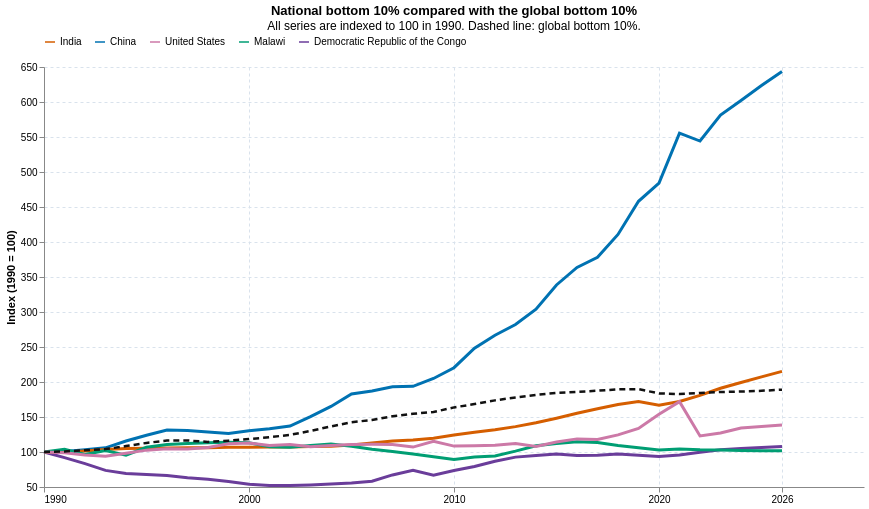

The notebook cell saved with this chart:
### Markdown cell above
## Idea. The national bottom 10%

This visualization compares the mean welfare of the poorest 10% within India, China, the United States, and Malawi. Each country is indexed to 100 in 1990, so the chart shows whether the poorest group in each country improved at a similar pace over time.

This is a country-level comparison, not a comparison of the global deciles above.

### Code cell
country_codes = {
    'IND': 'India',
    'CHN': 'China',
    'USA': 'United States',
    'MWI': 'Malawi',
    'COD': 'Democratic Republic of the Congo',
}

country_bottom10 = (
    bins[
        bins['code'].isin(country_codes)
        & bins['year'].between(START_YEAR, END_YEAR)
        & bins['quantile'].le(100)
    ]
    .groupby(['code', 'year'], as_index=False)
    .agg(bottom10_welfare=('welf_b', 'mean'))
)
country_bottom10['country'] = country_bottom10['code'].map(country_codes)

country_base = (
    country_bottom10[country_bottom10['year'] == START_YEAR]
    .set_index('code')['bottom10_welfare']
)
country_bottom10['index_1990'] = (
    100 * country_bottom10['bottom10_welfare']
    / country_bottom10['code'].map(country_base)
)

global_bottom10 = deciles[deciles['decile'] == 1][['year', 'mean_welf']].copy()
global_base = global_bottom10.set_index('year')['mean_welf'].loc[START_YEAR]
global_bottom10['index_1990'] = 100 * global_bottom10['mean_welf'] / global_base

country_colors = {
    'India': '#D55E00',
    'China': '#0072B2',
    'United States': '#CC79A7',
    'Malawi': '#009E73',
    'Democratic Republic of the Congo': '#6A3D9A',
}
country_order = list(country_colors)

country_lines = alt.Chart(country_bottom10).mark_line(strokeWidth=3).encode(
    x=alt.X(
        'year:Q',
        title=None,
        scale=alt.Scale(domain=[START_YEAR, END_YEAR]),
        axis=alt.Axis(format='d', values=[1990, 2000, 2010, 2020, 2026]),
    ),
    y=alt.Y(
        'index_1990:Q',
        title='Index (1990 = 100)',
        scale=alt.Scale(zero=False),
    ),
    color=alt.Color(
        'country:N',
        title=None,
        scale=alt.Scale(domain=country_order, range=list(country_colors.values())),
        legend=alt.Legend(orient='top'),
    ),
    tooltip=[
        alt.Tooltip('year:O', title='Year'),
        alt.Tooltip('country:N', title='Country'),
        alt.Tooltip('bottom10_welfare:Q', title='National bottom 10% welfare', format='.2f'),
        alt.Tooltip('index_1990:Q', title='Index', format='.1f'),
    ],
)

global_line = alt.Chart(global_bottom10).mark_line(
    color='#111111',
    strokeDash=[6, 4],
    strokeWidth=2.5,
).encode(
    x=alt.X('year:Q'),
    y=alt.Y('index_1990:Q'),
    tooltip=[
        alt.Tooltip('year:O', title='Year'),
        alt.Tooltip('mean_welf:Q', title='Global bottom 10% welfare', format='.2f'),
        alt.Tooltip('index_1990:Q', title='Global index', format='.1f'),
    ],
)

country_chart = (
    (country_lines + global_line)
    .properties(
        width=820,
        height=420,
        title=alt.TitleParams(
            'National bottom 10% compared with the global bottom 10%',
            subtitle='All series are indexed to 100 in 1990. Dashed line: global bottom 10%.',
        ),
    )
    .configure_view(stroke=None)
    .configure_axis(grid=True, gridColor='#d9e2ec', gridDash=[3, 3])
)

country_chart.save(str(FIG_DIR / 'national_bottom10_index.png'), scale_factor=2)
country_chart

### Figure 1 — Vega-Lite specification as saved in the notebook (floating-point values rounded to 4 significant figures; data arrays with more than 128 entries replaced by an {"elided": "..."} marker saying what was removed)
{"config": {"view": {"continuousWidth": 300, "continuousHeight": 300, "stroke": null}, "axis": {"grid": true, "gridColor": "#d9e2ec", "gridDash": [3, 3]}}, "layer": [{"data": {"name": "data-9804d2ab1ae58654d288d4b38801b44f"}, "mark": {"type": "line", "strokeWidth": 3}, "encoding": {"color": {"field": "country", "legend": {"orient": "top"}, "scale": {"domain": ["India", "China", "United States", "Malawi", "Democratic Republic of the Congo"], "range": ["#D55E00", "#0072B2", "#CC79A7", "#009E73", "#6A3D9A"]}, "title": null, "type": "nominal"}, "tooltip": [{"field": "year", "title": "Year", "type": "ordinal"}, {"field": "country", "title": "Country", "type": "nominal"}, {"field": "bottom10_welfare", "format": ".2f", "title": "National bottom 10% welfare", "type": "quantitative"}, {"field": "index_1990", "format": ".1f", "title": "Index", "type": "quantitative"}], "x": {"axis": {"format": "d", "values": [1990, 2000, 2010, 2020, 2026]}, "field": "year", "scale": {"domain": [1990, 2026]}, "title": null, "type": "quantitative"}, "y": {"field": "index_1990", "scale": {"zero": false}, "title": "Index (1990 = 100)", "type": "quantitative"}}}, {"data": {"name": "data-ef58815c2f449a2e343e916406442317"}, "mark": {"type": "line", "color": "#111111", "strokeDash": [6, 4], "strokeWidth": 2.5}, "encoding": {"tooltip": [{"field": "year", "title": "Year", "type": "ordinal"}, {"field": "mean_welf", "format": ".2f", "title": "Global bottom 10% welfare", "type": "quantitative"}, {"field": "index_1990", "format": ".1f", "title": "Global index", "type": "quantitative"}], "x": {"field": "year", "type": "quantitative"}, "y": {"field": "index_1990", "type": "quantitative"}}}], "height": 420, "title": {"text": "National bottom 10% compared with the global bottom 10%", "subtitle": "All series are indexed to 100 in 1990. Dashed line: global bottom 10%."}, "width": 820, "$schema": "https://vega.github.io/schema/vega-lite/v6.4.1.json", "datasets": {"data-9804d2ab1ae58654d288d4b38801b44f": {"elided": "185 records"}, "data-ef58815c2f449a2e343e916406442317": [{"year": 1990, "mean_welf": 1.039, "index_1990": 100.0}, {"year": 1991, "mean_welf": 1.048, "index_1990": 100.9}, {"year": 1992, "mean_welf": 1.064, "index_1990": 102.5}, {"year": 1993, "mean_welf": 1.082, "index_1990": 104.2}, {"year": 1994, "mean_welf": 1.126, "index_1990": 108.4}, {"year": 1995, "mean_welf": 1.174, "index_1990": 113.0}, {"year": 1996, "mean_welf": 1.209, "index_1990": 116.3}, {"year": 1997, "mean_welf": 1.21, "index_1990": 116.4}, {"year": 1998, "mean_welf": 1.188, "index_1990": 114.4}, {"year": 1999, "mean_welf": 1.207, "index_1990": 116.2}, {"year": 2000, "mean_welf": 1.232, "index_1990": 118.6}, {"year": 2001, "mean_welf": 1.258, "index_1990": 121.1}, {"year": 2002, "mean_welf": 1.294, "index_1990": 124.5}, {"year": 2003, "mean_welf": 1.351, "index_1990": 130.1}, {"year": 2004, "mean_welf": 1.419, "index_1990": 136.6}, {"year": 2005, "mean_welf": 1.479, "index_1990": 142.4}, {"year": 2006, "mean_welf": 1.515, "index_1990": 145.8}, {"year": 2007, "mean_welf": 1.569, "index_1990": 151.0}, {"year": 2008, "mean_welf": 1.605, "index_1990": 154.5}, {"year": 2009, "mean_welf": 1.632, "index_1990": 157.1}, {"year": 2010, "mean_welf": 1.701, "index_1990": 163.7}, {"year": 2011, "mean_welf": 1.75, "index_1990": 168.4}, {"year": 2012, "mean_welf": 1.805, "index_1990": 173.8}, {"year": 2013, "mean_welf": 1.848, "index_1990": 177.9}, {"year": 2014, "mean_welf": 1.886, "index_1990": 181.6}, {"year": 2015, "mean_welf": 1.916, "index_1990": 184.4}, {"year": 2016, "mean_welf": 1.932, "index_1990": 186.0}, {"year": 2017, "mean_welf": 1.948, "index_1990": 187.5}, {"year": 2018, "mean_welf": 1.969, "index_1990": 189.5}, {"year": 2019, "mean_welf": 1.971, "index_1990": 189.7}, {"year": 2020, "mean_welf": 1.909, "index_1990": 183.7}, {"year": 2021, "mean_welf": 1.898, "index_1990": 182.7}, {"year": 2022, "mean_welf": 1.916, "index_1990": 184.5}, {"year": 2023, "mean_welf": 1.929, "index_1990": 185.7}, {"year": 2024, "mean_welf": 1.936, "index_1990": 186.4}, {"year": 2025, "mean_welf": 1.947, "index_1990": 187.4}, {"year": 2026, "mean_welf": 1.964, "index_1990": 189.0}]}}
